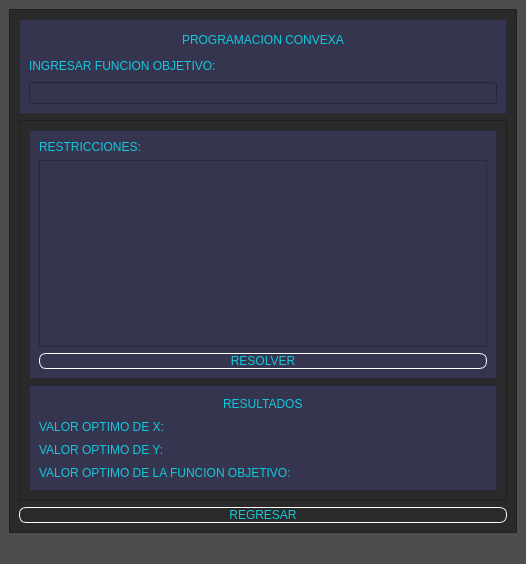
<?xml version="1.0" encoding="UTF-8"?>
<ui version="4.0">
 <class>MainWindow</class>
 <widget class="QMainWindow" name="MainWindow">
  <property name="geometry">
   <rect>
    <x>0</x>
    <y>0</y>
    <width>526</width>
    <height>564</height>
   </rect>
  </property>
  <property name="windowTitle">
   <string>MainWindow</string>
  </property>
  <property name="styleSheet">
   <string notr="true">
background-color: rgb(77, 77, 77);</string>
  </property>
  <widget class="QWidget" name="centralwidget">
   <layout class="QHBoxLayout" name="horizontalLayout">
    <item>
     <widget class="QFrame" name="frame">
      <property name="styleSheet">
       <string notr="true">
background-color: rgb(42, 42, 42);</string>
      </property>
      <property name="frameShape">
       <enum>QFrame::StyledPanel</enum>
      </property>
      <property name="frameShadow">
       <enum>QFrame::Raised</enum>
      </property>
      <layout class="QVBoxLayout" name="verticalLayout" stretch="2,8,0">
       <item>
        <widget class="QFrame" name="frame_2">
         <property name="styleSheet">
          <string notr="true"> background-color: rgb(53, 53, 79);</string>
         </property>
         <property name="frameShape">
          <enum>QFrame::StyledPanel</enum>
         </property>
         <property name="frameShadow">
          <enum>QFrame::Raised</enum>
         </property>
         <layout class="QVBoxLayout" name="verticalLayout_2">
          <item alignment="Qt::AlignHCenter">
           <widget class="QLabel" name="label_7">
            <property name="styleSheet">
             <string notr="true">font: 87 15pt &quot;Arial 	Black&quot;;

color: rgb(20, 200, 220);</string>
            </property>
            <property name="text">
             <string>PROGRAMACION CONVEXA</string>
            </property>
           </widget>
          </item>
          <item>
           <widget class="QLabel" name="label">
            <property name="styleSheet">
             <string notr="true">font: 87 9pt &quot;Arial 	Black&quot;;

color: rgb(20, 200, 220);</string>
            </property>
            <property name="text">
             <string>INGRESAR FUNCION OBJETIVO:</string>
            </property>
           </widget>
          </item>
          <item>
           <widget class="QLineEdit" name="ingresar_convexa">
            <property name="styleSheet">
             <string notr="true">
color:rgb(20,200,220);</string>
            </property>
           </widget>
          </item>
         </layout>
        </widget>
       </item>
       <item>
        <widget class="QFrame" name="frame_3">
         <property name="frameShape">
          <enum>QFrame::StyledPanel</enum>
         </property>
         <property name="frameShadow">
          <enum>QFrame::Raised</enum>
         </property>
         <layout class="QVBoxLayout" name="verticalLayout_3" stretch="7,3">
          <item>
           <widget class="QFrame" name="frame_4">
            <property name="styleSheet">
             <string notr="true"> background-color: rgb(53, 53, 79);</string>
            </property>
            <property name="frameShape">
             <enum>QFrame::StyledPanel</enum>
            </property>
            <property name="frameShadow">
             <enum>QFrame::Raised</enum>
            </property>
            <layout class="QVBoxLayout" name="verticalLayout_5">
             <item>
              <widget class="QLabel" name="label_2">
               <property name="styleSheet">
                <string notr="true">font: 87 7pt &quot;Arial 	Black&quot;;

color: rgb(20, 200, 220);</string>
               </property>
               <property name="text">
                <string>RESTRICCIONES:</string>
               </property>
              </widget>
             </item>
             <item>
              <widget class="QTextEdit" name="textEdit_c">
               <property name="styleSheet">
                <string notr="true">color:rgb(20,200,220);</string>
               </property>
              </widget>
             </item>
             <item>
              <widget class="QPushButton" name="pushButton_c">
               <property name="styleSheet">
                <string notr="true">font:87 12pt &quot;Arial Black&quot;;
background-color:#000000ff;
color:rgb(20,200,220);
border-radius:7px;
border:1px solid white;</string>
               </property>
               <property name="text">
                <string>RESOLVER</string>
               </property>
              </widget>
             </item>
            </layout>
           </widget>
          </item>
          <item>
           <widget class="QFrame" name="frame_5">
            <property name="styleSheet">
             <string notr="true"> background-color: rgb(53, 53, 79);</string>
            </property>
            <property name="frameShape">
             <enum>QFrame::StyledPanel</enum>
            </property>
            <property name="frameShadow">
             <enum>QFrame::Raised</enum>
            </property>
            <layout class="QVBoxLayout" name="verticalLayout_4">
             <item alignment="Qt::AlignHCenter">
              <widget class="QLabel" name="label_3">
               <property name="styleSheet">
                <string notr="true">font: 87 15pt &quot;Arial 	Black&quot;;

color: rgb(20, 200, 220);</string>
               </property>
               <property name="text">
                <string>RESULTADOS</string>
               </property>
              </widget>
             </item>
             <item>
              <widget class="QLabel" name="label_4_c">
               <property name="styleSheet">
                <string notr="true">font: 87 7pt &quot;Arial 	Black&quot;;

color: rgb(20, 200, 220);</string>
               </property>
               <property name="text">
                <string>VALOR OPTIMO DE X:</string>
               </property>
              </widget>
             </item>
             <item>
              <widget class="QLabel" name="label_5_c">
               <property name="styleSheet">
                <string notr="true">font: 87 7pt &quot;Arial 	Black&quot;;

color: rgb(20, 200, 220);</string>
               </property>
               <property name="text">
                <string>VALOR OPTIMO DE Y:</string>
               </property>
              </widget>
             </item>
             <item>
              <widget class="QLabel" name="label_6_c">
               <property name="styleSheet">
                <string notr="true">font: 87 7pt &quot;Arial 	Black&quot;;

color: rgb(20, 200, 220);</string>
               </property>
               <property name="text">
                <string>VALOR OPTIMO DE LA FUNCION OBJETIVO:</string>
               </property>
              </widget>
             </item>
            </layout>
           </widget>
          </item>
         </layout>
        </widget>
       </item>
       <item>
        <widget class="QPushButton" name="pushButton_2_c">
         <property name="styleSheet">
          <string notr="true">font:87 12pt &quot;Arial Black&quot;;
background-color:#000000ff;
color:rgb(20,200,220);
border-radius:7px;
border:1px solid white;</string>
         </property>
         <property name="text">
          <string>REGRESAR</string>
         </property>
        </widget>
       </item>
      </layout>
     </widget>
    </item>
   </layout>
  </widget>
  <widget class="QMenuBar" name="menubar">
   <property name="geometry">
    <rect>
     <x>0</x>
     <y>0</y>
     <width>526</width>
     <height>21</height>
    </rect>
   </property>
  </widget>
  <widget class="QStatusBar" name="statusbar"/>
 </widget>
 <resources/>
 <connections/>
</ui>
